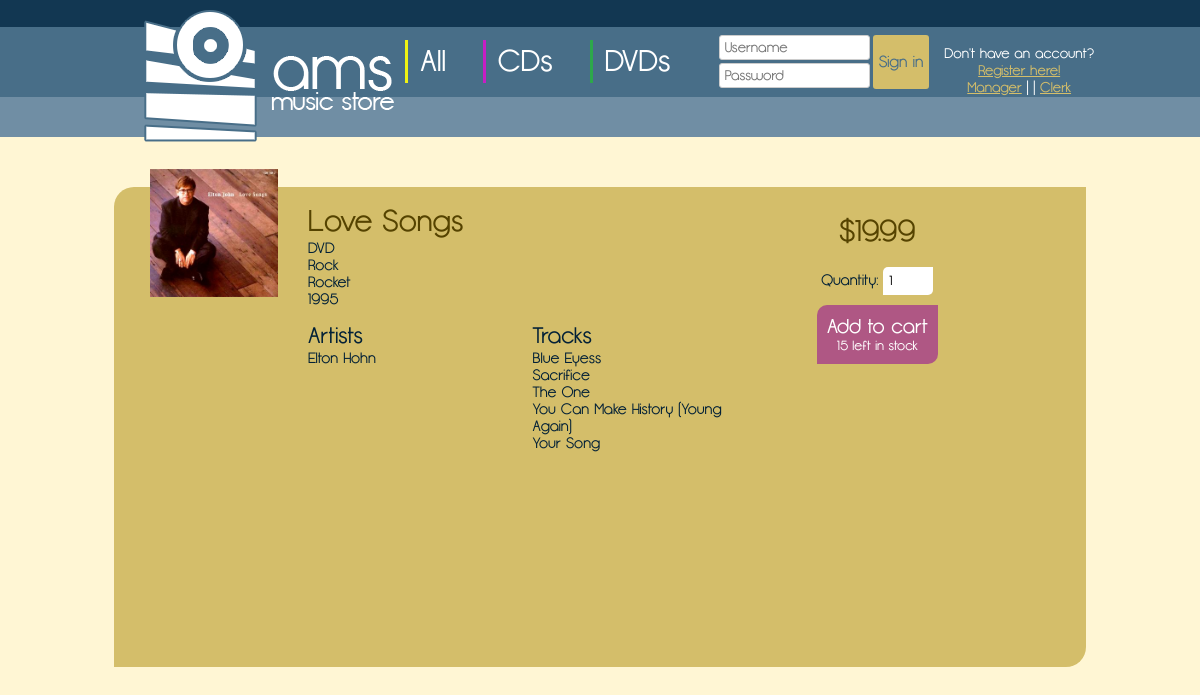
The page /?p=display_item&id=4 on the database its author committed.
### tables this page shows
CREATE TABLE item (
    upc INT NOT NULL,
    title VARCHAR(64) NOT NULL,
    itemtype VARCHAR(32) NULL,
    category VARCHAR(32) NULL,
    company VARCHAR(32) NULL,
    releaseyear INT NULL,
    price REAL NOT NULL,
    stock INT NOT NULL,
    PRIMARY KEY (upc)
);

CREATE TABLE lead_singer (
    upc INT NOT NULL,
    sname VARCHAR(64) NOT NULL,
    PRIMARY KEY (upc, sname),
    FOREIGN KEY (upc)
		REFERENCES item (upc)
        ON DELETE cascade
        ON UPDATE cascade
);

CREATE TABLE has_song (
    upc INT NOT NULL,
    title VARCHAR(64) NOT NULL,
    PRIMARY KEY (upc, title),
    FOREIGN KEY (upc)
		REFERENCES item (upc)
		ON DELETE cascade
        ON UPDATE cascade
);

### src/display_item.php (the view)
<?php
    if (isset($_GET['id'])) {
        $query = $connection->prepare('SELECT * FROM item WHERE upc=?');
        $query->bind_param('i', $_GET['id']);
        $query->execute();
        $result = $query->get_result();
        $result = $result->fetch_assoc();
        echo '<div class="cover_container"><img src="img/covers/';
        if (file_exists("img/covers/".$result['upc'].".jpg"))
            echo $result['upc'];
        else
            echo 'unknown';
        echo '.jpg" width="128px" height="128px" /></div><div class="album_info">';
        echo '<h1>'.$result['title'].'</h1>';
        echo '<p>'.$result['itemtype'].'</p>';
        echo '<p>'.$result['category'].'</p>';
        echo '<p>'.$result['company'].'</p>';
        echo '<p>'.$result['releaseyear'].'</p>';
        echo '<div id="album_lists">';
        echo '<div><h2>Artists</h2>';
        $query = $connection->prepare('SELECT * FROM lead_singer WHERE upc=?');
        $query->bind_param('i', $_GET['id']);
        $query->execute();
        $result2 = $query->get_result();
        while ($row = $result2->fetch_assoc())
            echo '<p>'.$row['sname'].'</p>';
        echo '</div>';
        echo '<div><h2>Tracks</h2>';
        $query = $connection->prepare('SELECT * FROM has_song WHERE upc=?');
        $query->bind_param('i', $_GET['id']);
        $query->execute();
        $result2 = $query->get_result();
        while ($row = $result2->fetch_assoc())
            echo '<p>'.$row['title'].'</p>';
        echo '</div>';
        echo '</div></div>';
        echo '<div class="album_price">';
        echo '<h1>$'.number_format($result['price'], 2).'</h1><br />';
        echo '<form action="?act=add_to_cart&id='.$_GET['id'].'" method="post">';
        echo '<p>Quantity: <input type="number" name="quantity" value="1" min="1" max="'.$result['stock'].'" /></p>';
        echo '<button id="buy_album"><h2>Add to cart</h2>';
        echo '<p>'.$result['stock'].' left in stock</p></button></form></div>';
    } else
        require("404.php");
?>

### src/css/style.css (style rules this page uses)
* { margin: 0; padding: 0; text-decoration: none; word-wrap: break-word; font-weight: normal; }
body { background: #fff6d4; font-family: "Opificio", "Century Gothic", sans-serif; color: #fff; font-size: 14px; text-align: center; }
input { font-family: "Opificio", "Century Gothic", sans-serif; }
#container h1 { color: #554300; }
#content .album_info { margin: 35px 10px 10px 30px; width: 63%; }
#content .album_info #album_lists { margin-top: 15px; display: flex; }
#content .album_info #album_lists div { width: 45%; }
#content .album_price { text-align: center; margin-top: 45px; }
#content .album_price #buy_album, #content input[type=submit] { background: #af5784; color: #fff; padding: 10px; margin-top: 10px; border: none; font-family: "Opificio", "Century Gothic", sans-serif; border-radius: 10px 0; }
#content input[type=text], #content input[type=number] { padding: 6px; border: none; border-radius: 5px 0; }

### rows shown on the page
item: title "Love Songs", itemtype "DVD", category "Rock", company "Rocket", releaseyear "1995", price "19.99", stock "15"
lead_singer: sname "Elton Hohn"
has_song: title "Blue Eyess"
has_song: title "Sacrifice"
has_song: title "The One"
has_song: title "You Can Make History (Young Again)"
has_song: title "Your Song"
